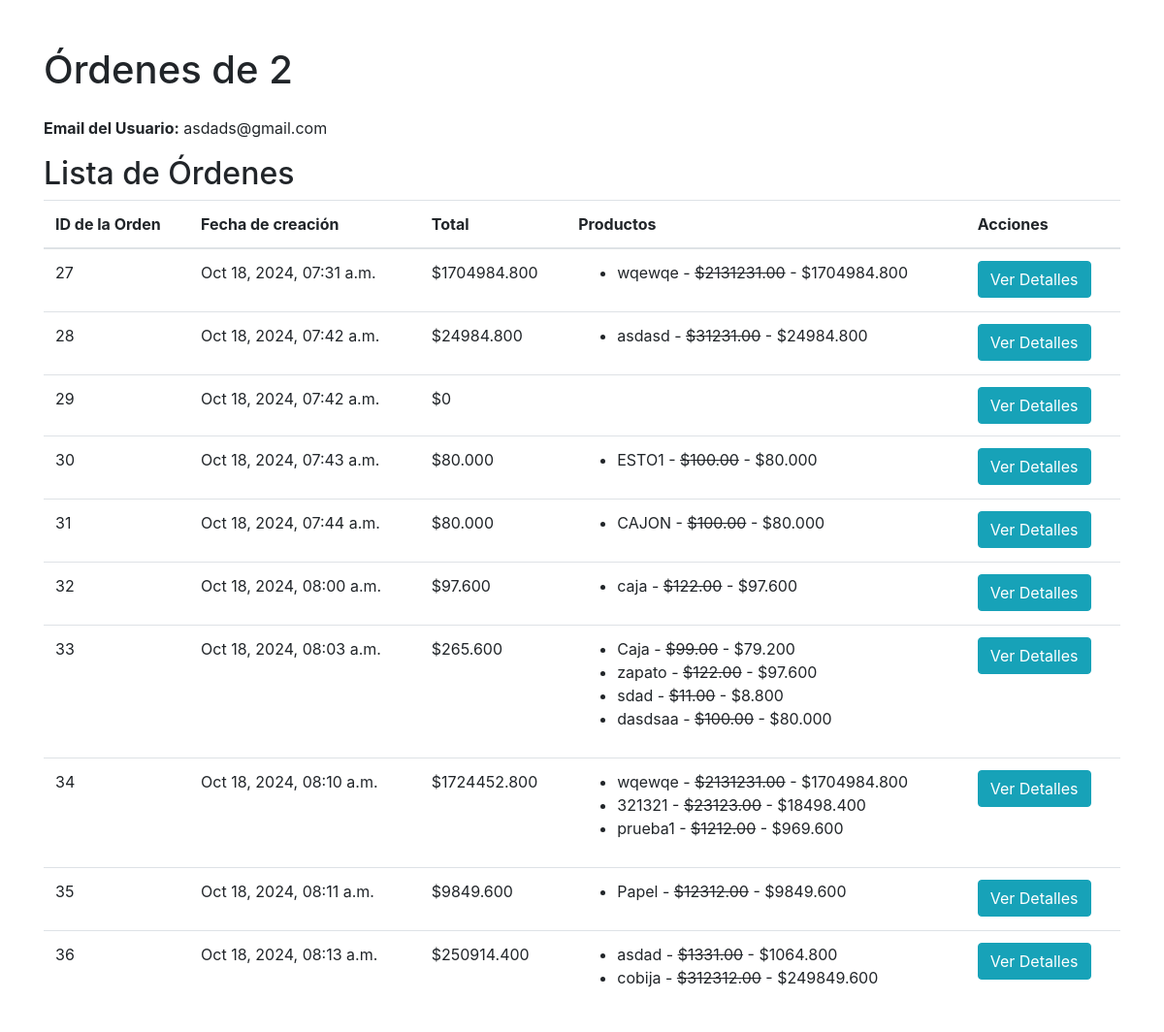
/user-orders/ (signed in), run on the app's committed database.
### orders/models.py (models this page shows, shortened)
class Order(models.Model):
    user = models.ForeignKey(User, on_delete=models.CASCADE)  # Relación con el usuario
    products = models.ManyToManyField(Product)
    total_price = models.DecimalField(max_digits=10, decimal_places=2,null=False)
    created_at = models.DateTimeField(auto_now_add=True)

### products/models.py (models this page shows, shortened)
class Product(models.Model):
    name = models.CharField(max_length=255)
    color = models.CharField(max_length=50)
    size = models.CharField(max_length=50)
    price = models.DecimalField(max_digits=10, decimal_places=2)

### orders/views.py (the view)
# urls.py: path('user-orders/', views.user_orders, name='user_orders'),
@login_required
def user_orders(request):
    order_facade = OrderFacade(user=request.user)
    orders_with_prices = order_facade.get_user_orders_with_prices()
    return render(request, 'user_orders.html', {
        'orders_with_prices': orders_with_prices,
        'user': request.user
    })

### orders/facades.py (called while the page is built)
    def get_user_orders(self):
        return Order.objects.filter(user=self.user)

    def get_user_orders_with_prices(self):
        orders = self.get_user_orders()
        orders_with_prices = []
        for order in orders:
            products_with_prices = []
            for product in order.products.all():
                user_price = ProductService.calculate_price(self.user, product.price)
                products_with_prices.append({'product': product, 'user_price': user_price})
            orders_with_prices.append({
                'order': order,
                'products_with_prices': products_with_prices,
                'total_price': sum([item['user_price'] for item in products_with_prices])
            })
        return orders_with_prices

### products/services.py (called while the page is built)
    @staticmethod
    def calculate_price(user, base_price):
        user_type = user.profile.user_type
        if user_type == 'premium':
            strategy = PremiumUserPriceStrategy()
        elif user_type == 'wholesale':
            strategy = WholesaleUserPriceStrategy()
        else:
            strategy = RegularUserPriceStrategy()
        return strategy.calculate(base_price)

### products/strategies.py (called while the page is built)
    def calculate(self, product_price):
        return product_price * Decimal('0.8')  # 20% discount

### orders/templates/user_orders.html (shortened to what this page needs)
<!DOCTYPE html>
<html lang="en">
<head>
    <link href="https://stackpath.bootstrapcdn.com/bootstrap/4.5.2/css/bootstrap.min.css" rel="stylesheet">
</head>
<body>
    <div class="container mt-5">
        <h1 class="mb-4">Órdenes de {{ user.username }}</h1>
        <p><strong>Email del Usuario:</strong> {{ user.email }}</p>
        <h2>Lista de Órdenes</h2>
        <table class="table">
            <thead>
                <tr>
                    <th>ID de la Orden</th>
                    <th>Fecha de creación</th>
                    <th>Total</th>
                    <th>Productos</th>
                    <th>Acciones</th>
                </tr>
            </thead>
            <tbody>
                {% for order in orders_with_prices %}
                    <tr>
                        <td>{{ order.order.id }}</td>
                        <td>{{ order.order.created_at|date:"M d, Y, h:i a" }}</td>
                        <td>${{ order.total_price }}</td>
                        <td>
                            <ul>
                                {% for item in order.products_with_prices %}
                                    <li>{{ item.product.name }} -
                                        <span style="text-decoration: line-through;">${{ item.product.price }}</span> - ${{ item.user_price }}
                                    </li>
                                {% endfor %}
                            </ul>
                        </td>
                        <td>
                            <a href="{% url 'order_detail' order.order.id %}" class="btn btn-info">Ver Detalles</a>
                        </td>
                    </tr>
                {% endfor %}
            </tbody>
        </table>
</body>
</html>

### data on the page
Order: order.id "27", order.created_at "Oct 18, 2024, 07:31 a.m.", total_price "1704984.800"
Product: product.name "wqewqe", product.price "2131231.00", user_price "1704984.800"
Order: order.id "28", order.created_at "Oct 18, 2024, 07:42 a.m.", total_price "24984.800"
Product: product.name "asdasd", product.price "31231.00", user_price "24984.800"
Order: order.id "29", order.created_at "Oct 18, 2024, 07:42 a.m.", total_price "0"
Order: order.id "30", order.created_at "Oct 18, 2024, 07:43 a.m.", total_price "80.000"
Product: product.name "ESTO1", product.price "100.00", user_price "80.000"
Order: order.id "31", order.created_at "Oct 18, 2024, 07:44 a.m.", total_price "80.000"
Product: product.name "CAJON", product.price "100.00", user_price "80.000"
Order: order.id "32", order.created_at "Oct 18, 2024, 08:00 a.m.", total_price "97.600"
Product: product.name "caja", product.price "122.00", user_price "97.600"
Order: order.id "33", order.created_at "Oct 18, 2024, 08:03 a.m.", total_price "265.600"
Product: product.name "Caja", product.price "99.00", user_price "79.200"
Product: product.name "zapato", product.price "122.00", user_price "97.600"
Product: product.name "sdad", product.price "11.00", user_price "8.800"
Product: product.name "dasdsaa", product.price "100.00", user_price "80.000"
Order: order.id "34", order.created_at "Oct 18, 2024, 08:10 a.m.", total_price "1724452.800"
Product: product.name "321321", product.price "23123.00", user_price "18498.400"
Product: product.name "prueba1", product.price "1212.00", user_price "969.600"
Order: order.id "35", order.created_at "Oct 18, 2024, 08:11 a.m.", total_price "9849.600"
Product: product.name "Papel", product.price "12312.00", user_price "9849.600"
Order: order.id "36", order.created_at "Oct 18, 2024, 08:13 a.m.", total_price "250914.400"
Product: product.name "asdad", product.price "1331.00", user_price "1064.800"
Product: product.name "cobija", product.price "312312.00", user_price "249849.600"

### other printed values
{{ user.username }} "2"
{{ user.email }} "asdads@gmail.com"
